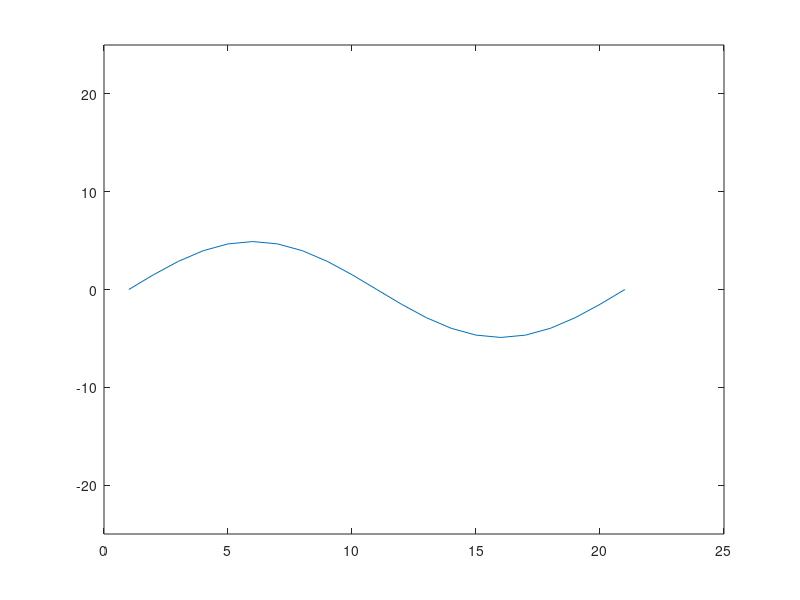

Write MATLAB code to recreate this figure.
%Mai Hoàng Việt 20205047

%Tham số
N=21; 
C=1; 
dx=0.05; 
dt=0.01; 
Time=5;

% Khoi tao dieu kien ban dau
for i=1:N
    v(1,i)=0;
    v(N,i)=0;
    v(i,1)=sin(2*pi*(i-1)*dx);
end

%Tinh toan
to = C*dt/dx;
NTime=Time/dt;
for time = 2: NTime-1

    for i = 2:N-1
        v(i,time+1)=2*v(i,time)-v(i,time-1)+to*to*(v(i-1,time)-2*v(i,time)+v(i+1,time));
    end
    % Simulate
    X = 1:N;
    plot(X,v(:,time));
    ylim([-25,25]);
    pause(0.1);
end